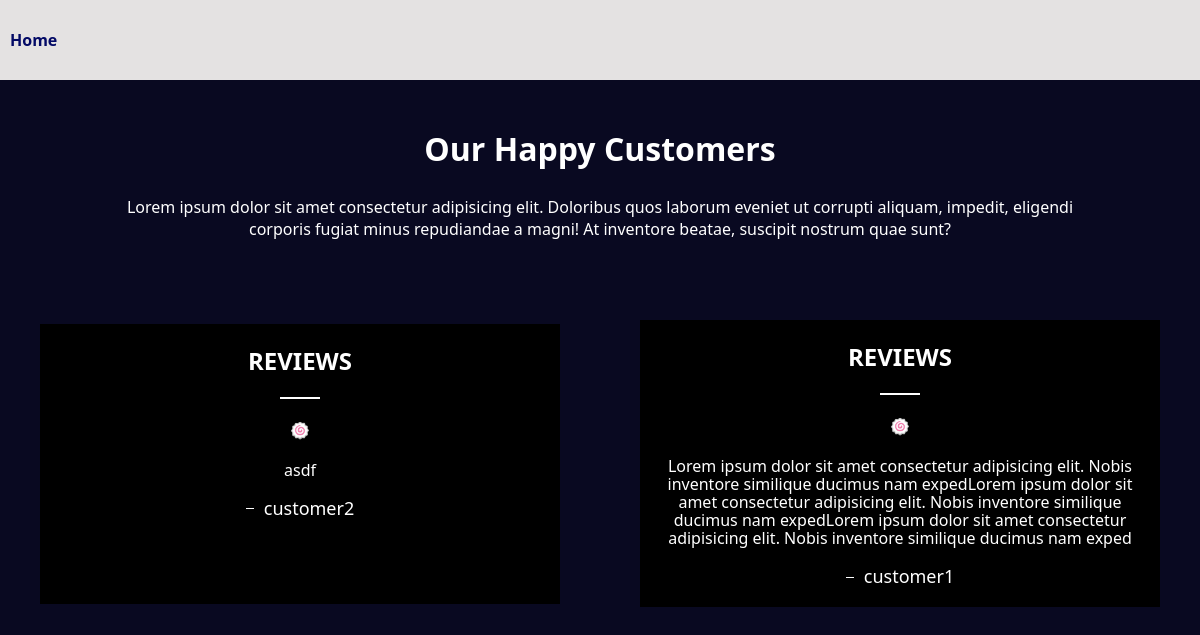
The app's page /feedback_page/ with its own data.
### admin_app/models.py (models this page shows, shortened)
class Feedback(models.Model):
  customer_name = models.CharField(max_length=25)
  feedback = models.CharField(max_length=250)

### admin_app/views.py (the view)
# urls.py: path('feedback_page/', feedback_page, name='feedback_page'),
def feedback_page(request):
  feedback_db = Feedback.objects.all()
  return render(request, 'feedback_page.html', {'feedback_db':feedback_db})

### templates/feedback_page.html (shortened to what this page needs)
<!DOCTYPE html>
<html lang="en">
  <head>
  </head>
  <body>
    <div class="feedback-container">
      <nav>
        <div class="nav">
          <a href="{% url 'admin_app:admin_page' %}">Home</a>
        </div>
      </nav>
      <div class="container">
        <div class="heading-text">
          <h2>Our Happy Customers</h2>
          <p>
            Lorem ipsum dolor sit amet consectetur adipisicing elit. Doloribus
            quos laborum eveniet ut corrupti aliquam, impedit, eligendi corporis
            fugiat minus repudiandae a magni! At inventore beatae, suscipit
            nostrum quae sunt?
          </p>
        </div>
        <div class="card-container">
          {% for i in feedback_db %}
          <div class="cards">
            <h2>REVIEWS</h2>
            <span></span>
            <div>🍥</div>
            <p>{{i.feedback}}</p>
            <div class="user-name">
              <span
                style="
                  width: 8px;
                  height: 1px;
                  background-color: #fff;
                  margin: auto;
                "
              ></span>
              <p class="name">{{i.customer_name}}</p>
            </div>
          </div>
          {% endfor %}
        </div>
      </div>
    </div>
  </body>
</html>

### templates/feedback_page.html (style rules this page uses)
body { padding: 0; margin: 0; box-sizing: border-box; }
.feedback-container { min-height: 100vh; height: 100%; width: 100%; background-color: #090921; font-family: system-ui, -apple-system, BlinkMacSystemFont, "Segoe UI", Roboto, Oxygen, Ubuntu, Cantarell, "Open Sans", "Helvetica Neue", sans-serif; }
.feedback-container nav { position: fixed; top: 0; z-index: 100; }
.feedback-container nav .nav { width: 100vw; height: 80px; background: rgb(228, 226, 226); display: flex; align-items: center; justify-content: start; }
.feedback-container nav a { color: rgb(3, 10, 102); margin-left: 10px; text-decoration: none; font-weight: bold; font-size: 16px; margin-right: 1rem; }
.feedback-container .container { padding-top: 100px; }
.feedback-container .container .heading-text { text-align: center; color: white; width: 100%; }
.feedback-container .container .heading-text p { width: 60rem; line-height: 22px; font-size: 16px; margin: auto; }
.feedback-container .container .heading-text h2 { font-size: 2rem; }
.feedback-container .container .card-container { display: flex; align-items: center; justify-content: space-around; padding-top: 3rem; flex-wrap: wrap; }
.feedback-container .container .card-container .cards { width: 30rem; height: auto; min-height: 15rem; background-color: black; color: white; display: flex; flex-direction: column; align-items: center; text-align: center; padding: 20px; gap: 10px; margin-top: 2rem; margin-bottom: 25px; transition: all 0.4s ease-in-out; cursor: pointer; }
.feedback-container .container .card-container .cards span { width: 40px; height: 2px; background-color: white; margin: 10px 0; }
.feedback-container .container .card-container .cards > * { margin: 0; }
.feedback-container .container .card-container .cards .name { margin: 0; font-size: 18px; margin-bottom: 2px; }
.feedback-container .container .card-container .cards p { line-height: 18px; margin-top: 10px; font-size: 16px; }
.feedback-container .container .card-container .cards .user-name { display: flex; align-items: center; justify-content: center; gap: 10px; text-align: center; margin-top: 10px; }

### records on screen
Feedback: feedback "asdf", customer_name "customer2"
Feedback: feedback "Lorem ipsum dolor sit amet consectetur adipisicing elit. Nobis inventore similique ducimus nam expedLorem ipsum dolor sit amet consectetur adipisicing elit. Nobis inventore similique ducimus nam expedLorem ipsum dolor sit amet consectetur adipisicing elit. Nobis inventore similique ducimus nam exped", customer_name "customer1"
